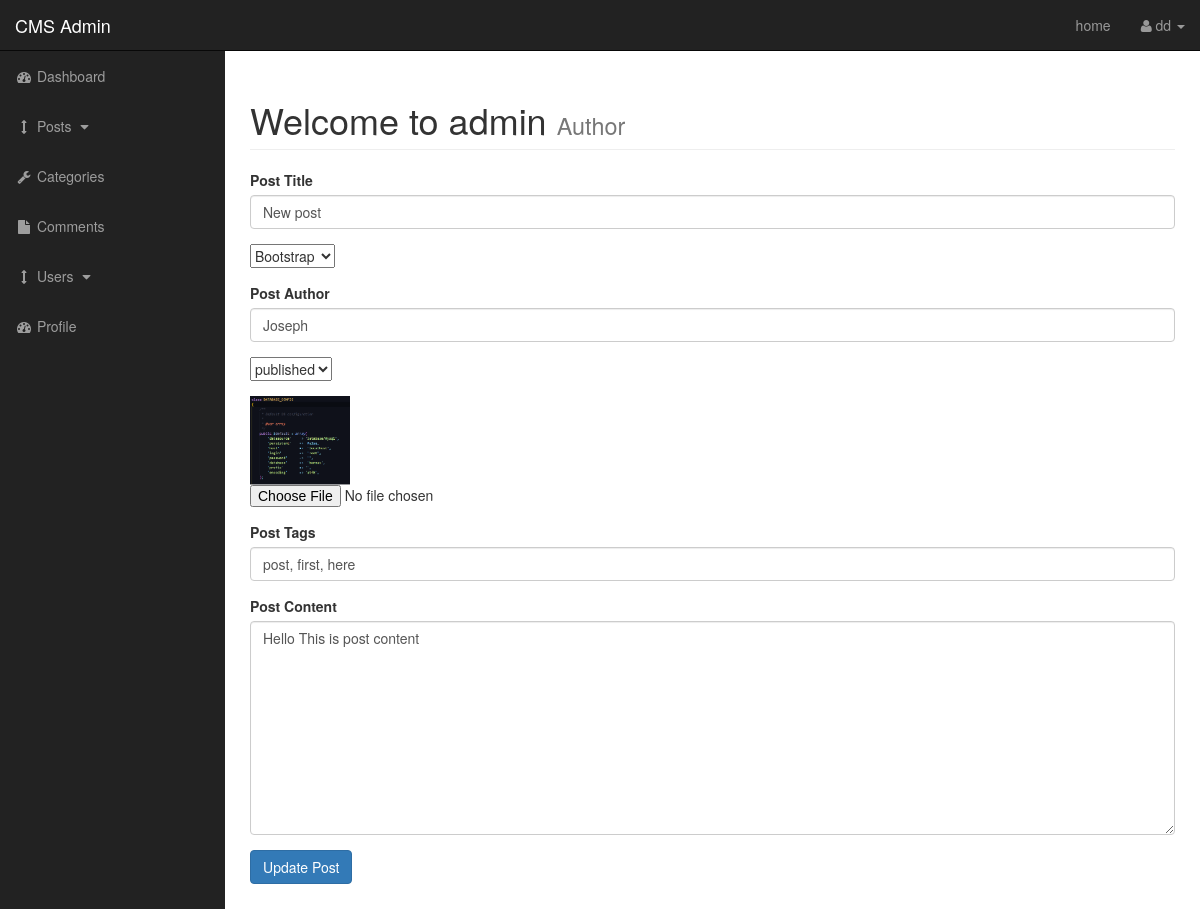
Page /admin/posts.php?source=edit_post&p_id=14 (signed in) on the earlier database version.
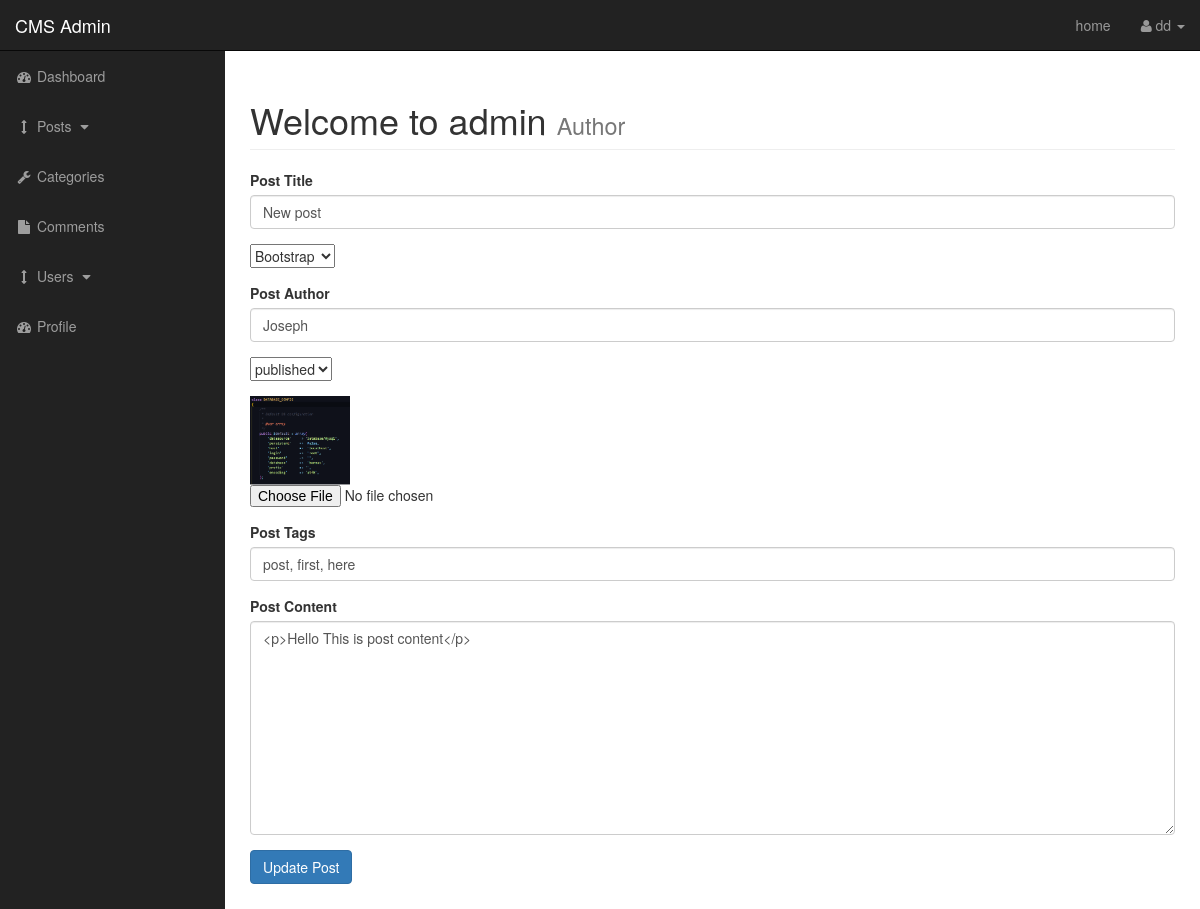
Same page on the later database version.
### tables this page shows
CREATE TABLE `posts` (
  `post_id` int(3) NOT NULL,
  `post_category_id` int(3) NOT NULL,
  `post_title` varchar(255) NOT NULL,
  `post_author` varchar(255) NOT NULL,
  `post_date` date NOT NULL,
  `post_image` text NOT NULL,
  `post_content` text NOT NULL,
  `post_tags` varchar(255) NOT NULL,
  `post_comment_count` int(11) NOT NULL,
  `post_status` varchar(255) NOT NULL DEFAULT 'draft'
);

### admin/includes/edit_post.php (the view, shortened to what this page needs)
<?php
if(isset($_GET['p_id'])) {
   $the_post_id = $_GET['p_id'];
}
$query = "SELECT * FROM posts WHERE post_id = $the_post_id ";
$select_posts_by_id = mysqli_query($connection, $query);
                while($row = mysqli_fetch_assoc($select_posts_by_id)) {
                    $post_author = $row['post_author'];
                    $post_title = $row['post_title'];
                    $post_status = $row['post_status'];
                    $post_image = $row['post_image'];
                    $post_content = $row['post_content'];
                    $post_tags = $row['post_tags'];
                }
?>
<form action="" method="post" enctype="multipart/form-data">
      <div class="form-group">
         <label for="title">Post Title</label>
          <input  value="<?php echo $post_title; ?>"  type="text" class="form-control" name="post_title">
      </div>
         <div class="form-group">
      <select name="post_category" id="">
          <?php
                  $query = "SELECT * FROM categories";
                  $select_categories = mysqli_query($connection, $query);
                                  while($row = mysqli_fetch_assoc($select_categories)) {
                                      $cat_id = $row['cat_id'];
                                      $cat_title = $row['cat_title'];
                     echo "<option value='$cat_id'> {$cat_title}</option>";
                                  }
          ?>
      </select>
      </div>
       <div class="form-group">
       <label for="title">Post Author</label>
       <input value="<?php echo $post_author; ?>" type="text" class="form-control" name="post_author">
      </div>
    <div class="form-group">
      <select name="post_status" id="">
       <option value='<?php echo $post_status ?>'><?php echo $post_status; ?></option>
      </select>
    </div>
    <div class="form-group">
       <img width="100" src="../images/<?php echo $post_image; ?>" alt="">
       <input type="file" name="image">
      </div>
      <div class="form-group">
         <label for="post_tags">Post Tags</label>
          <input  value="<?php echo $post_tags; ?>"  type="text" class="form-control" name="post_tags">
      </div>
      <div class="form-group">
         <label for="post_content">Post Content</label>
         <textarea id="body" class="form-control "name="post_content" id="" cols="30" rows="10"><?php echo $post_content; ?>
         </textarea>
      </div>
       <div class="form-group">
          <input class="btn btn-primary" type="submit" name="update_post" value="Update Post">
      </div>
</form>

Differences in the rows shown:
changed posts "New post": post_content "Hello This is post content" → "<p>Hello This is post content</p>"
